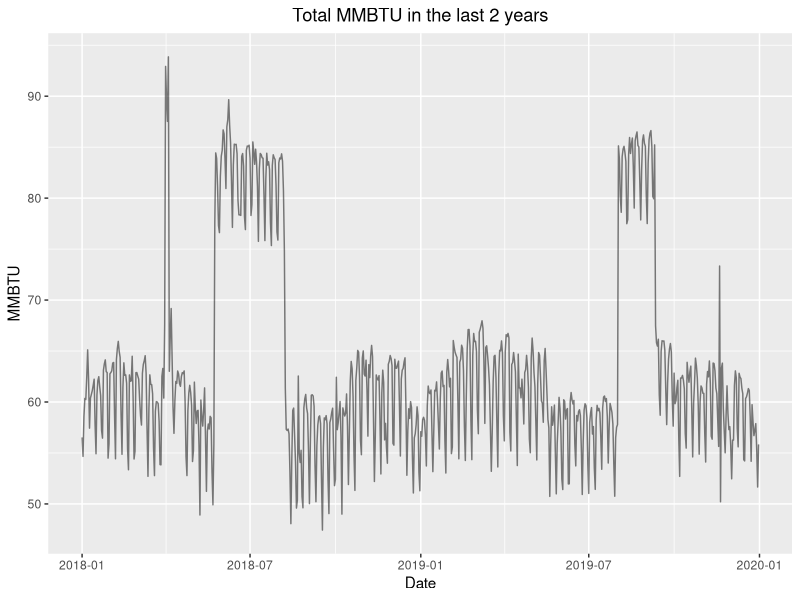
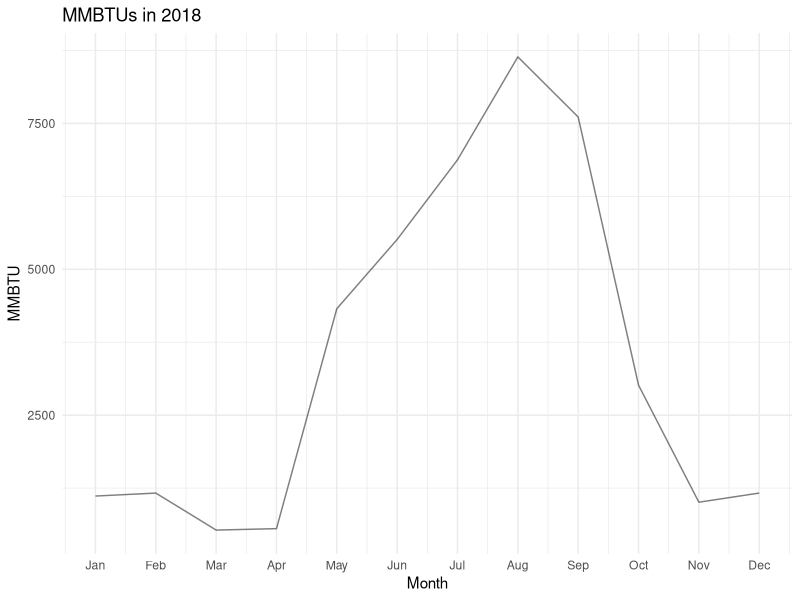
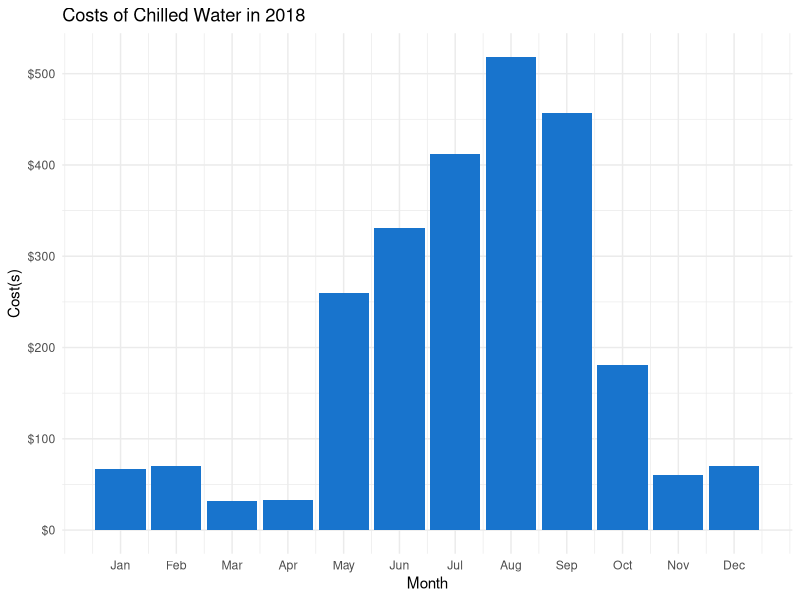
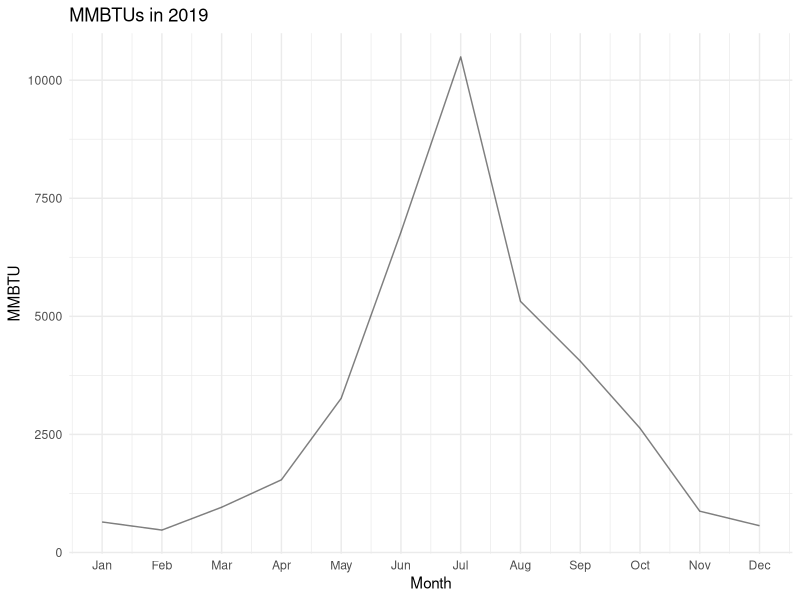
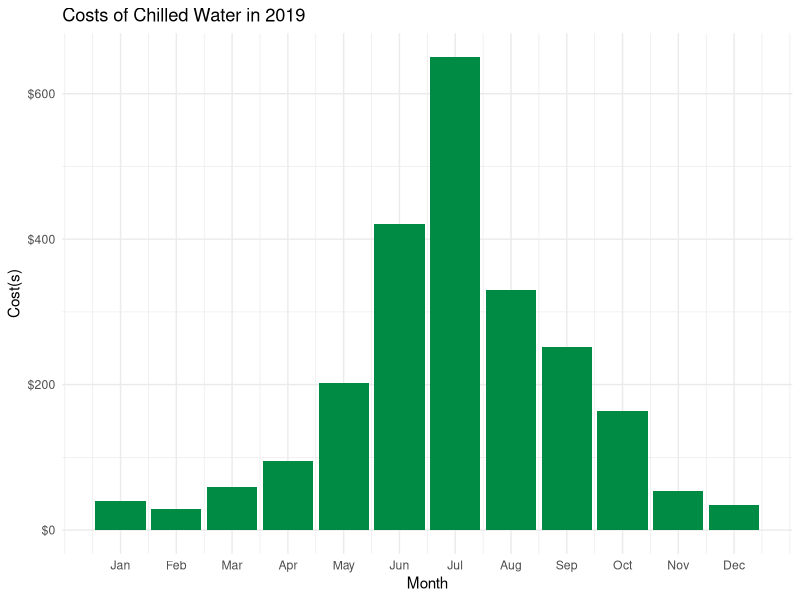
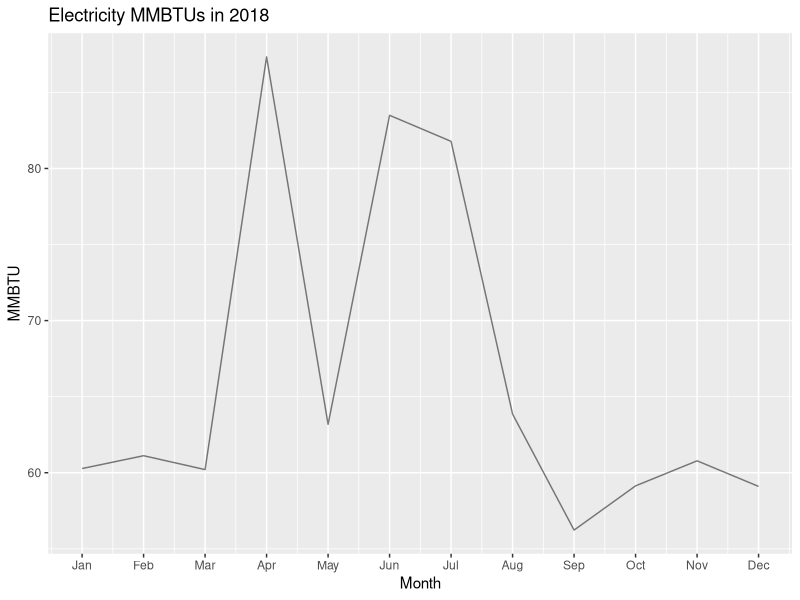
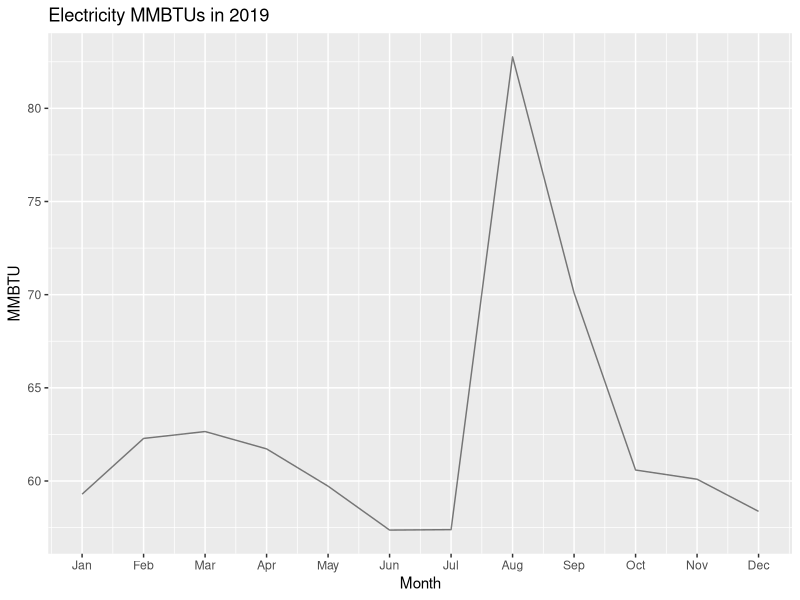
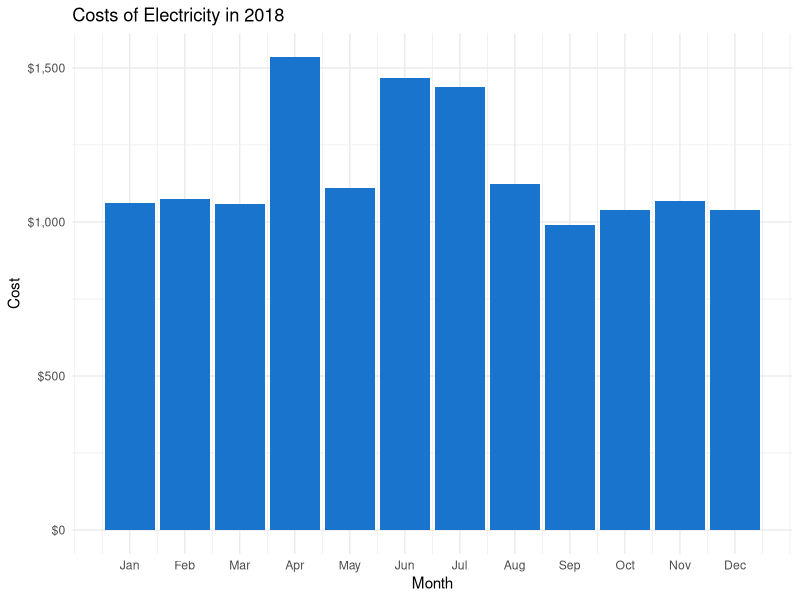

R code for these plots, in order:
library(ggplot2)
library(scales)
library(lubridate)

# Setting working directory - set to your directory for data
setwd('C:/Users/alcir/OneDrive/Documents/R/Energy_Assessment/Data')

# Electric bill data csv file - file = your path 
data = read.csv(file = 'electric bill.csv')
# Get rid of Nan coloumns
data = data[-c(3, 4)]
# Change coloumn names
colnames(data)[1] = c("Date")
colnames(data)[2] = c("Total kwh")
# Calculate MMBTU
data$Mmbtu = data$`Total kwh` * .00341
data$Date = as.Date(data$Date, format("%m/%d/%Y"))
data = data[!duplicated(data$Date),]
# Plot graph
ggplot(data, aes(data$Date, data$Mmbtu)) + geom_line(alpha=0.5)  +
  theme_grey() + scale_x_date() + xlab("Date") + ylab("MMBTU") + ggtitle("Total MMBTU in the last 2 years") + theme(plot.title = element_text(hjust = 0.5))




# Chilled Water Analysis in 2018
mymonths <- c("Jan","Feb","Mar",
              "Apr","May","Jun",
              "Jul","Aug","Sep",
              "Oct","Nov","Dec")

CWater2 = read.csv(file = "Chilledwater2018.csv")
CWater2$Cost <- CWater2$mmBTUs.by.month * 0.06
summary(CWater2$Cost)
cat("Total costs of chilled water in 2018:",sum(CWater2$Cost))

g3= ggplot(CWater2,aes(CWater2$Month,CWater2$mmBTUs.by.month)) + geom_line(alpha=0.5) + scale_x_continuous(breaks=1:12, labels=mymonths)
g3 + xlab("Month") + ylab("MMBTU")  + ggtitle("MMBTUs in 2018") + theme_minimal()

g4 = ggplot(CWater2,aes(CWater2$Month,CWater2$Cost)) + geom_bar(stat="identity",fill="dodgerblue3") + scale_x_continuous(breaks=1:12, labels=mymonths)
g4 + xlab("Month") + ylab("Cost(s)") + theme_minimal() + scale_y_continuous(label=dollar_format()) + ggtitle("Costs of Chilled Water in 2018")

cat("Total costs of chilled water in 2018:",sum(CWater2$Cost))



# Chilled Water Analysis in 2019
CWater = read.csv(file = "Chilledwater2019.csv")

CWater$Cost <- CWater$tonnage.in.mmbtus * 0.062
summary(CWater$Cost)
g= ggplot(CWater,aes(CWater$month,CWater$tonnage.in.mmbtus)) + geom_line(alpha=0.5) + scale_x_continuous(breaks=1:12, labels=mymonths)
g + xlab("Month") + ylab("MMBTU") + ggtitle("MMBTUs in 2019")  + theme_minimal()

g2 = ggplot(CWater,aes(CWater$month,CWater$Cost)) + geom_bar(stat="identity",fill="springgreen4") + scale_x_continuous(breaks=1:12, labels=mymonths)
g2 + xlab("Month") + ylab("Cost(s)") + ggtitle("Costs of Chilled Water in 2019") + theme_minimal() + scale_y_continuous(label=dollar_format())

cat("Total costs of chilled water in 2019:",sum(CWater$Cost))


# Electricity Analysis 2018 and 2019
electricity = read.csv(file = "electricity by months 2018+2019.csv")
electricity = electricity[-c(1)]
electric_2018 = electricity[c(1:12),]
electric_2019 = electricity[c(13:24),]
electric_2018['Month'] = c(1:12)
electric_2019['Month'] = c(1:12)

# $0.06 per kWh 
electric_2018$Cost = electric_2018$NSC.Total.kwh * .06
electric_2019$Cost = electric_2019$NSC.Total.kwh * .062


g5= ggplot(electric_2018,aes(electric_2018$Month,electric_2018$MMBTU)) + geom_line(alpha=0.5) + scale_x_continuous(breaks=1:12, labels=mymonths)
g5 + xlab("Month") + ylab("MMBTU") + theme_grey() + ggtitle("Electricity MMBTUs in 2018")

g6= ggplot(electric_2019,aes(electric_2019$Month,electric_2019$MMBTU)) + geom_line(alpha=0.5) + scale_x_continuous(breaks=1:12, labels=mymonths)
g6 + xlab("Month") + ylab("MMBTU") + theme_grey() + ggtitle("Electricity MMBTUs in 2019")


electric_costs18 = ggplot(electric_2018,aes(electric_2018$Month,electric_2018$Cost)) + geom_bar(stat="identity",fill="dodgerblue3") + scale_x_continuous(breaks=1:12, labels=mymonths)
electric_costs19 = ggplot(electric_2019,aes(electric_2019$Month,electric_2019$Cost)) + geom_bar(stat="identity",fill="springgreen4") + scale_x_continuous(breaks=1:12, labels=mymonths)
electric_costs18 + xlab("Month") + ylab("Cost") + theme_minimal() + scale_y_continuous(label=dollar_format()) + ggtitle("Costs of Electricity in 2018")
electric_costs19 + xlab("Month") + ylab("Cost") + theme_minimal() + scale_y_continuous(label=dollar_format()) + ggtitle("Costs of Electricity in 2019")

# Summary of Costs of Electricity
summary(electric_2018$Cost)
cat("Total costs of electricity in 2018:",sum(electric_2018$Cost))

summary(electric_2019$Cost)
cat("Total costs of electricity in 2019:",sum(electric_2019$Cost))




